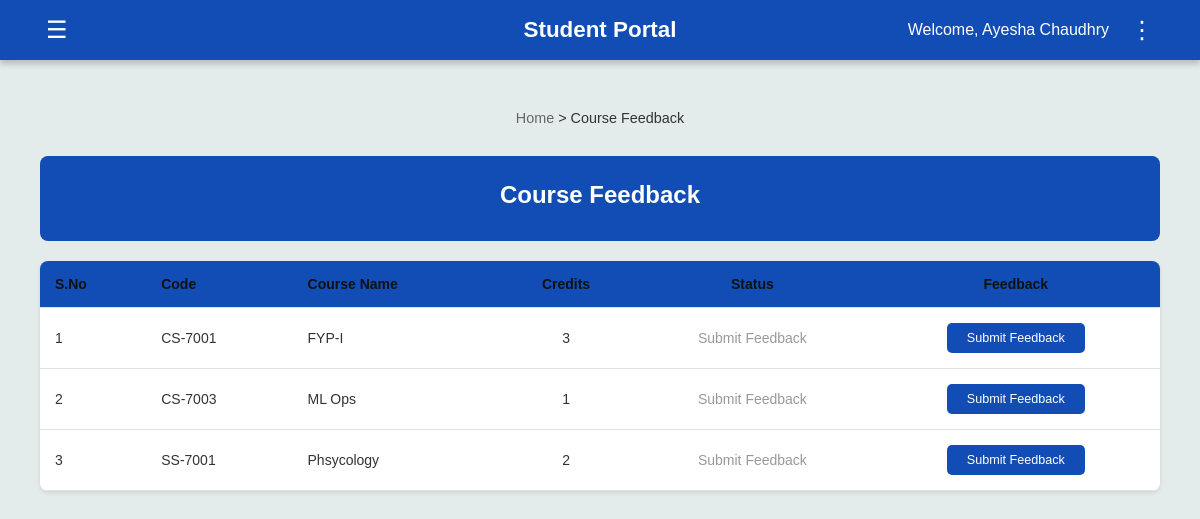
The app's page /student/feedback (signed in) with its own data.
### tables this page shows
CREATE TABLE students (
        Roll_No TEXT PRIMARY KEY,
        Name TEXT,
        Gender TEXT,
        DOB TEXT,
        CNIC TEXT,
        Email TEXT,
        Mobile_No TEXT,
        Current_Address TEXT,
        Permanent_Address TEXT,
        Home_Phone TEXT,
        Postal_Code TEXT,
        Password TEXT
    );

CREATE TABLE teachers (
            Teacher_ID TEXT PRIMARY KEY,
            Name TEXT,
            Gender TEXT,
            DOB TEXT,
            CNIC TEXT,
            Email TEXT,
            Mobile_No TEXT,
            Current_Address TEXT,
            Permanent_Address TEXT,
            Home_Phone TEXT,
            Postal_Code TEXT,
            Department TEXT,
            Course_Code TEXT,
            Course_Name TEXT
        );

### app.py (the view)
@app.route('/student/feedback', methods=['GET'])
def student_feedback_form():
    if 'user' not in session:
        flash('Please login as student', 'error')
        return redirect(url_for('student_login'))
    roll_no = session['user']
    conn = sqlite3.connect('flake.db')
    conn.row_factory = sqlite3.Row
    cur = conn.cursor()
    cur.execute("""
        SELECT Roll_No, Name
        FROM students
        WHERE Roll_No = ?
    """, (roll_no,))
    student = cur.fetchone()
    if not student:
        conn.close()
        flash("Student not found!", "danger")
        return redirect(url_for('student_home'))
    cur.execute("""
        SELECT DISTINCT
               e.Course_Code,
               c.Course_Name,
               c.Credit_Hr,
               t.Teacher_ID,
               t.Name AS Teacher_Name,
               CASE
                    WHEN f.id IS NOT NULL THEN 'Feedback Submitted'
                    ELSE 'Submit Feedback'
               END AS Status
        FROM enrollments e
        JOIN courses c ON e.Course_Code = c.Course_Code
        LEFT JOIN teacher_courses tc ON c.Course_Code = tc.Course_Code
        LEFT JOIN teachers t ON tc.Teacher_ID = t.Teacher_ID
        LEFT JOIN feedback f ON e.Roll_No = f.Roll_No AND e.Course_Code = f.Course_Code
        WHERE e.Roll_No = ?
        GROUP BY e.Course_Code
    """, (roll_no,))
    courses = cur.fetchall()
    conn.close()
    return render_template('student_feedback_list.html', courses=courses)

### templates/student_feedback_list.html (shortened to what this page needs)
<!DOCTYPE html>
<html lang="en">
  <head>
    <link rel="stylesheet" href="{{ url_for('static', filename='portal_template.css') }}" />
    <link rel="stylesheet" href="{{ url_for('static', filename='feedback_styles.css') }}" />
    <link rel="stylesheet" href="https://cdnjs.cloudflare.com/ajax/libs/font-awesome/6.5.0/css/all.min.css" />
  </head>
  <body>
    <header>
      <button class="left-btn" id="menuToggle">&#9776;</button>
      <h1 class="portal-title"><b>Student Portal</b></h1>
      <div class="user-info">
        <span>Welcome, {{ session.get('user_name', 'Student') }}</span>
        <button class="options-btn" id="optionsToggle">&#8942;</button>
      </div>
    </header>
    <main>
      <div class="breadcrumb">
        <span style="color: #666;">Home</span> > <span style="color: #333;">Course Feedback</span>
      </div>
      <div class="page-header">
        <h2>Course Feedback</h2>
      </div>
      <div class="table-container">
        <table>
          <thead>
            <tr>
              <th>S.No</th>
              <th>Code</th>
              <th>Course Name</th>
              <th style="text-align: center;">Credits</th>
              <th style="text-align: center;">Status</th>
              <th style="text-align: center;">Feedback</th>
            </tr>
          </thead>
          <tbody>
            {% if courses %}
              {% for course in courses %}
              <tr>
                <td>{{ loop.index }}</td>
                <td>{{ course.Course_Code }}</td>
                <td>{{ course.Course_Name }}</td>
                <td style="text-align: center;">{{ course.Credit_Hr }}</td>
                <td style="text-align: center;">
                  {% if course.Status == 'Feedback Submitted' %}
                    <span class="status-submitted">{{ course.Status }}</span>
                  {% else %}
                    <span class="status-pending">{{ course.Status }}</span>
                  {% endif %}
                </td>
                <td style="text-align: center;">
                  {% if course.Status == 'Submit Feedback' %}
                    <a href="{{ url_for('student_feedback_form_detail', course_code=course.Course_Code) }}"
                          class="btn btn-primary">
                          Submit Feedback
                    </a>
                  {% else %}
                    <span class="status-submitted">✓ Submitted</span>
                  {% endif %}
                </td>
              </tr>
              {% endfor %}
            {% else %}
              <tr>
                <td colspan="6" style="padding: 40px; text-align: center; color: #999;">
                  No courses available for feedback
                </td>
              </tr>
            {% endif %}
          </tbody>
        </table>
      </div>
    </main>
  </body>
</html>

### static/portal_template.css (style rules this page uses)
body { margin: 0; font-family: Arial, Helvetica, sans-serif; background-color: #E4EBEB; color: #333; }
header { background-color: #124DB5; display: flex; justify-content: space-between; align-items: center; padding: 15px 40px; color: white; box-shadow: 0 4px 6px rgba(0,0,0,0.2); position: relative; }
.left-btn, .options-btn { background: none; border: none; color: white; font-size: 24px; cursor: pointer; position: relative; }
.user-info { display: flex; align-items: center; gap: 15px; position: relative; }
main { padding: 40px; text-align: center; }
.portal-title { position: absolute; left: 50%; transform: translateX(-50%); font-size: 1.4rem; font-weight: bold; }
table { width: 100%; border-collapse: collapse; }
th, td { padding: 10px 12px; border-bottom: 1px solid #e0e0e0; text-align: left; font-size: 14px; }
th { background-color: #124DB5; color: white; }
h2 { border-bottom: 2px solid #124DB5; padding-bottom: 5px; margin-top: 30px; }
.btn-primary, button.btn-primary { padding: 8px 16px; border: none; border-radius: 4px; background-color: #3f51b5; color: #ffffff; font-size: 14px; cursor: pointer; transition: background-color 0.2s ease; }

### static/feedback_styles.css (style rules this page uses)
.breadcrumb { font-size: 0.9em; margin-bottom: 20px; padding: 10px 0; }
.page-header { background: #124DB5; color: white; padding: 25px 30px; border-radius: 8px; margin-bottom: 20px; }
.page-header h2 { margin: 0; font-size: 1.5em; }
.table-container { background: white; border-radius: 8px; overflow: hidden; box-shadow: 0 2px 4px rgba(0,0,0,0.1); }
.table-container table { width: 100%; border-collapse: collapse; }
.table-container thead tr { background: #E3E7F5; }
.table-container th { padding: 15px; text-align: left; font-weight: 600; color: #111; }
.table-container td { padding: 15px; color: #333; }
.table-container tbody tr { border-bottom: 1px solid #E0E2EC; }
.status-pending { color: #999; }
.btn-primary { display: inline-block; background: #124DB5; color: white; padding: 8px 20px; border-radius: 5px; text-decoration: none; font-size: 0.9em; transition: background 0.3s; border: none; cursor: pointer; font-weight: 500; }

### records on screen
students: get "Ayesha Chaudhry"
teachers: Course_Code "CS-7001", Course_Name "FYP-I", Credit_Hr "3", Status "Submit Feedback"
teachers: Course_Code "CS-7003", Course_Name "ML Ops", Credit_Hr "1", Status "Submit Feedback"
teachers: Course_Code "SS-7001", Course_Name "Phsycology", Credit_Hr "2", Status "Submit Feedback"
